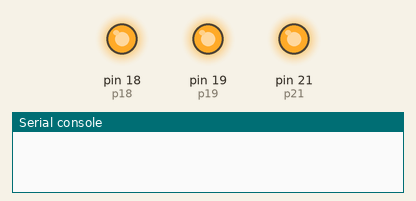
Recording of a program running on a simulated MicroPython board. On the bench: output pins drawn as LEDs (lit = HIGH), the last lines printed to the serial console. At 90.0 s the program stops and its outputs stay as they are.

Above: at 0.5 s.
At 1.5 s:
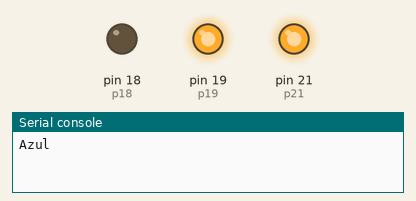
At 3.5 s:
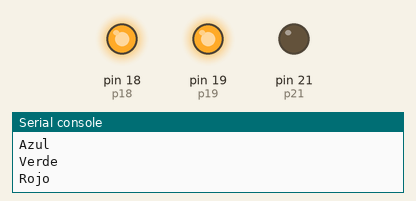
At 5.5 s:
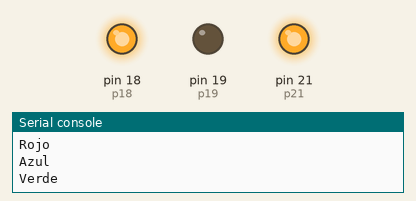
Timing chart, 0 to 6.9 s (numbered marks = the images above):
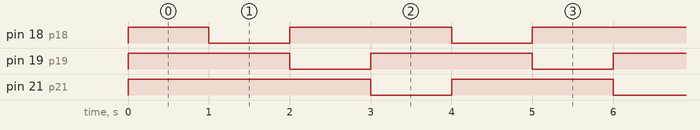

Measured:
- by itself, pin 18 (p18), pin 21 (p21): repeats every 3.0 s: LOW 1.0 s, HIGH 2.0 s
- by itself, pin 19 (p19): alternates HIGH for 2.0 s and LOW for 1.0 s
- by itself, everything shown: repeats every 3.0 s, in 3 steps

The program:

rgb.py
```python
from machine import Pin
import time
p18 = Pin(18, Pin.OUT)
p19 = Pin(19, Pin.OUT)
p21 = Pin(21, Pin.OUT)

#Se enciende con off
#Puedo imprimir en terminal con print
#18 Azul
#19 Verde
#21 Rojo

p18.on()
p19.on()
p21.on()
contador = 10

for i in range(30):
    time.sleep_ms(1000)
    print("Azul")
    p18.off()
    p19.on()
    p21.on()
    time.sleep_ms(1000)
    print("Verde")
    p18.on()
    p19.off()
    p21.on()
    time.sleep_ms(1000)
    print("Rojo")
    p18.on()
    p19.on()
    p21.off()
```
